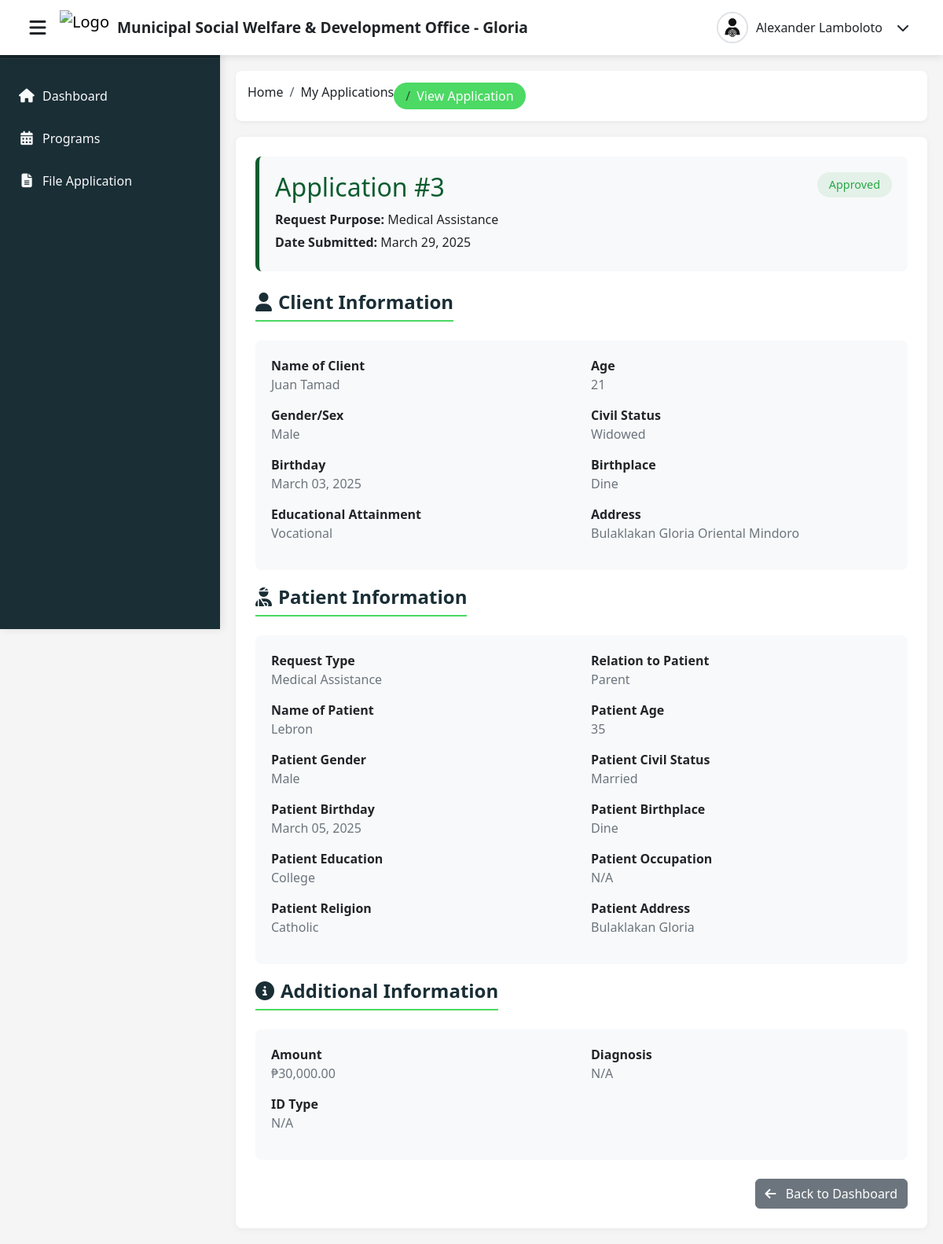
The page /admin_view_application.php?id=3 (signed in) on the database as committed earlier.
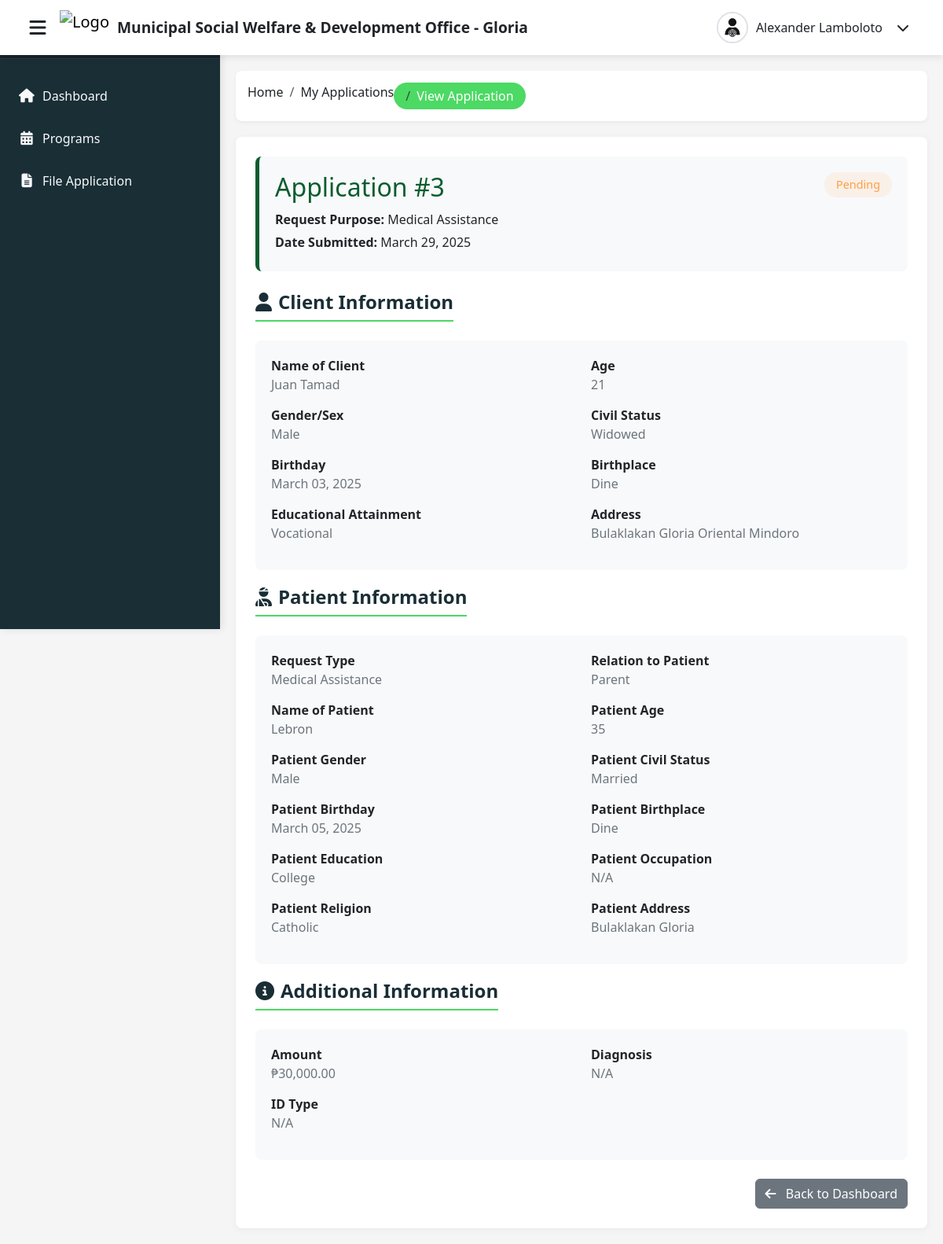
The same page on the database as committed later.
### tables this page shows
CREATE TABLE `application_requests` (
  `id` int(11) NOT NULL,
  `user_id` int(11) NOT NULL,
  `request_purpose` varchar(100) NOT NULL,
  `client_name` varchar(255) NOT NULL,
  `client_age` int(3) NOT NULL,
  `client_gender` varchar(20) NOT NULL,
  `client_civil_status` varchar(50) NOT NULL,
  `client_birthday` date NOT NULL,
  `client_birthplace` varchar(255) NOT NULL,
  `client_education` varchar(100) NOT NULL,
  `client_address` text NOT NULL,
  `application_date` date NOT NULL,
  `request_type` varchar(100) NOT NULL,
  `patient_name` varchar(255) DEFAULT NULL,
  `relation_to_patient` varchar(50) DEFAULT NULL,
  `relation_other` varchar(100) DEFAULT NULL,
  `patient_birthday` date DEFAULT NULL,
  `patient_age` int(3) DEFAULT NULL,
  `patient_gender` varchar(20) DEFAULT NULL,
  `patient_civil_status` varchar(50) DEFAULT NULL,
  `patient_birthplace` varchar(255) DEFAULT NULL,
  `patient_education` varchar(100) DEFAULT NULL,
  `patient_occupation` varchar(255) DEFAULT NULL,
  `patient_religion` varchar(100) DEFAULT NULL,
  `patient_address` text DEFAULT NULL,
  `same_as_client_address` tinyint(1) DEFAULT 0,
  `amount` decimal(10,2) DEFAULT NULL,
  `diagnosis` text DEFAULT NULL,
  `id_type` varchar(100) DEFAULT NULL,
  `id_file_path` varchar(255) DEFAULT NULL,
  `status` varchar(50) DEFAULT 'Pending',
  `created_at` timestamp NOT NULL DEFAULT current_timestamp(),
  `updated_at` timestamp NOT NULL DEFAULT current_timestamp() ON UPDATE current_timestamp(),
  `viewed` tinyint(1) NOT NULL DEFAULT 0
);

### admin_view_application.php (the view, shortened to what the changed rows need)
<?php
@include 'config.php';
$application_id = $_GET['id'];
$is_admin = isset($_SESSION['user_type']) && $_SESSION['user_type'] === 'admin';
$application = null;
$error_msg = '';
try {
    $sql = "SELECT * FROM application_requests WHERE id = ?";
    $stmt = $conn->prepare($sql);
    $stmt->bind_param("i", $application_id);
    $stmt->execute();
    $result = $stmt->get_result();
    if ($result->num_rows === 0) {
        $error_msg = "Application not found.";
    } else {
        $application = $result->fetch_assoc();
    }
} catch (Exception $e) {
    $error_msg = "Error fetching application details: " . $e->getMessage();
}
?>
<!DOCTYPE html>
<html lang="en">
<head>
    <link href="https://cdn.jsdelivr.net/npm/bootstrap@5.3.2/dist/css/bootstrap.min.css" rel="stylesheet">
    <link rel="stylesheet" href="https://cdnjs.cloudflare.com/ajax/libs/font-awesome/6.4.2/css/all.min.css">
</head>
<body>
    <nav class="navbar navbar-expand-lg fixed-top">
        <div class="container-fluid">
            <div class="navbar-brand">
                <h1>Municipal Social Welfare & Development Office - Gloria</h1>
            </div>
        </div>
    </nav>
    <div class="content-wrapper" id="content-wrapper">
        <div class="content">
            <?php if (!empty($error_msg)): ?>
            <div class="alert alert-danger" role="alert">
                <i class="fas fa-exclamation-circle me-2"></i> <?php echo $error_msg; ?>
            </div>
            <?php elseif ($application): ?>
            <div class="application-header">
                <div class="d-flex justify-content-between align-items-start">
                    <div>
                        <h2>Application #<?php echo $application['id']; ?></h2>
                        <p><strong>Request Purpose:</strong> <?php echo htmlspecialchars($application['request_purpose']); ?></p>
                        <p><strong>Date Submitted:</strong> <?php echo date('F d, Y', strtotime($application['application_date'])); ?></p>
                    </div>
                    <div>
                        <span class="status-badge status-<?php echo strtolower($application['status']); ?>">
                            <?php echo $application['status']; ?>
                        </span>
                    </div>
                </div>
            </div>
            <h4 class="section-title"><i class="fas fa-user me-2"></i>Client Information</h4>
            <div class="info-section">
                <div class="row">
                    <div class="col-md-6">
                        <div class="info-row">
                            <div class="info-label">Name of Client</div>
                            <div class="info-value"><?php echo htmlspecialchars($application['client_name']); ?></div>
                        </div>
                    </div>
                    <div class="col-md-6">
                        <div class="info-row">
                            <div class="info-label">Age</div>
                            <div class="info-value"><?php echo htmlspecialchars($application['client_age']); ?></div>
                        </div>
                    </div>
                    <div class="col-md-6">
                        <div class="info-row">
                            <div class="info-label">Gender/Sex</div>
                            <div class="info-value"><?php echo htmlspecialchars($application['client_gender']); ?></div>
                        </div>
                    </div>
                    <div class="col-md-6">
                        <div class="info-row">
                            <div class="info-label">Civil Status</div>
                            <div class="info-value"><?php echo htmlspecialchars($application['client_civil_status']); ?></div>
                        </div>
                    </div>
                    <div class="col-md-6">
                        <div class="info-row">
                            <div class="info-label">Birthday</div>
                            <div class="info-value"><?php echo date('F d, Y', strtotime($application['client_birthday'])); ?></div>
                        </div>
                    </div>
                    <div class="col-md-6">
                        <div class="info-row">
                            <div class="info-label">Birthplace</div>
                            <div class="info-value"><?php echo htmlspecialchars($application['client_birthplace']); ?></div>
                        </div>
                    </div>
                    <div class="col-md-6">
                        <div class="info-row">
                            <div class="info-label">Educational Attainment</div>
                            <div class="info-value"><?php echo htmlspecialchars($application['client_education']); ?></div>
                        </div>
                    </div>
                    <div class="col-md-6">
                        <div class="info-row">
                            <div class="info-label">Address</div>
                            <div class="info-value"><?php echo htmlspecialchars($application['client_address']); ?></div>
                        </div>
                    </div>
                </div>
            </div>
            <h4 class="section-title"><i class="fas fa-user-injured me-2"></i>Patient Information</h4>
            <div class="info-section">
                <div class="row">
                    <div class="col-md-6">
                        <div class="info-row">
                            <div class="info-label">Request Type</div>
                            <div class="info-value"><?php echo htmlspecialchars($application['request_type']); ?></div>
                        </div>
                    </div>
                    <div class="col-md-6">
                        <div class="info-row">
                            <div class="info-label">Relation to Patient</div>
                            <div class="info-value">
                                <?php
                                    echo htmlspecialchars($application['relation_to_patient']);
                                ?>
                            </div>
                        </div>
                    </div>
                    <div class="col-md-6">
                        <div class="info-row">
                            <div class="info-label">Name of Patient</div>
                            <div class="info-value"><?php echo htmlspecialchars($application['patient_name'] ?: 'N/A'); ?></div>
                        </div>
                    </div>
                    <div class="col-md-6">
                        <div class="info-row">
                            <div class="info-label">Patient Age</div>
                            <div class="info-value"><?php echo htmlspecialchars($application['patient_age'] ?: 'N/A'); ?></div>
                        </div>
                    </div>
                    <div class="col-md-6">
                        <div class="info-row">
                            <div class="info-label">Patient Gender</div>
                            <div class="info-value"><?php echo htmlspecialchars($application['patient_gender'] ?: 'N/A'); ?></div>
                        </div>
                    </div>
                    <div class="col-md-6">
                        <div class="info-row">
                            <div class="info-label">Patient Civil Status</div>
                            <div class="info-value"><?php echo htmlspecialchars($application['patient_civil_status'] ?: 'N/A'); ?></div>
                        </div>
                    </div>
                    <div class="col-md-6">
                        <div class="info-row">
                            <div class="info-label">Patient Birthday</div>
                            <div class="info-value">
                                <?php echo !empty($application['patient_birthday']) ? date('F d, Y', strtotime($application['patient_birthday'])) : 'N/A'; ?>
                            </div>
                        </div>
                    </div>
                    <div class="col-md-6">
                        <div class="info-row">
                            <div class="info-label">Patient Birthplace</div>
                            <div class="info-value"><?php echo htmlspecialchars($application['patient_birthplace'] ?: 'N/A'); ?></div>
                        </div>
                    </div>
                    <div class="col-md-6">
                        <div class="info-row">
                            <div class="info-label">Patient Education</div>
                            <div class="info-value"><?php echo htmlspecialchars($application['patient_education'] ?: 'N/A'); ?></div>
                        </div>
                    </div>
                    <div class="col-md-6">
                        <div class="info-row">
                            <div class="info-label">Patient Occupation</div>
                            <div class="info-value"><?php echo htmlspecialchars($application['patient_occupation'] ?: 'N/A'); ?></div>
                        </div>
                    </div>
                    <div class="col-md-6">
                        <div class="info-row">
                            <div class="info-label">Patient Religion</div>
                            <div class="info-value"><?php echo htmlspecialchars($application['patient_religion'] ?: 'N/A'); ?></div>
                        </div>
                    </div>
                    <div class="col-md-6">
                        <div class="info-row">
                            <div class="info-label">Patient Address</div>
                            <div class="info-value">
                                <?php
                                    if ($application['same_as_client_address']) {
                                        echo htmlspecialchars($application['client_address']) . ' (Same as Client)';
                                    } else {
                                        echo htmlspecialchars($application['patient_address'] ?: 'N/A');
                                    }
                                ?>
                            </div>
                        </div>
                    </div>
                </div>
            </div>
            <h4 class="section-title"><i class="fas fa-info-circle me-2"></i>Additional Information</h4>
            <div class="info-section">
                <div class="row">
                    <div class="col-md-6">
                        <div class="info-row">
                            <div class="info-label">Amount</div>
                            <div class="info-value">
                                <?php echo !empty($application['amount']) ? '₱' . number_format($application['amount'], 2) : 'N/A'; ?>
                            </div>
                        </div>
                    </div>
                    <div class="col-md-6">
                        <div class="info-row">
                            <div class="info-label">Diagnosis</div>
                            <div class="info-value"><?php echo htmlspecialchars($application['diagnosis'] ?: 'N/A'); ?></div>
                        </div>
                    </div>
                    <div class="col-md-6">
                        <div class="info-row">
                            <div class="info-label">ID Type</div>
                            <div class="info-value"><?php echo htmlspecialchars($application['id_type'] ?: 'N/A'); ?></div>
                        </div>
                    </div>
                </div>
            </div>
            <?php if ($is_admin): ?>
            <h4 class="section-title"><i class="fas fa-comment-alt me-2"></i>Admin Remarks</h4>
            <div class="info-section">
                <div class="row">
                    <div class="col-12">
                        <div class="info-row">
                            <div class="info-label">Remarks</div>
                            <div class="info-value">
                                <?php echo !empty($application['admin_remarks']) ? nl2br(htmlspecialchars($application['admin_remarks'])) : 'No remarks added.'; ?>
                            </div>
                        </div>
                    </div>
                </div>
            </div>
            <div class="d-flex justify-content-end mt-4">
                <a href="update_application.php?id=<?php echo $application['id']; ?>" class="btn btn-primary me-2">
                    <i class="fas fa-edit me-2"></i> Update Status
                </a>
                <a href="admin_services.php" class="btn btn-secondary">
                    <i class="fas fa-arrow-left me-2"></i> Back to Services
                </a>
            </div>
            <?php else: ?>
            <div class="d-flex justify-content-end mt-4">
                <a href="user_page.php" class="btn btn-secondary">
                    <i class="fas fa-arrow-left me-2"></i> Back to Dashboard
                </a>
            </div>
            <?php endif; ?>
            <?php endif; ?>
        </div>
    </div>
</body>
</html>

Rows that differ between the two databases and show on the page:
changed application_requests "Medical Assistance": status "Approved" → "Pending"
